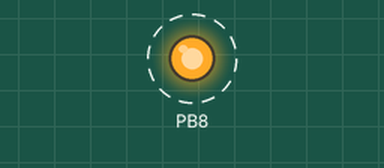
Bench run of a sketch on a simulated STM32 Blue Pill. Parts: output pins drawn as LEDs (lit = HIGH). Dashed ring = blinking. No radio packets arrive unless stated.

Above: at 0.5 s.
Timing chart, 0 to 4.6 s (numbered marks = the images above):
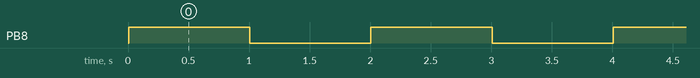

The sketch:

simple_TX.ino
```cpp
/*
* Arduino Wireless Communication Tutorial
*     Example 1 - Transmitter Code
*
* by Dejan Nedelkovski, www.HowToMechatronics.com
*
* Library: TMRh20/RF24, https://github.com/tmrh20/RF24/
*/
#include <SPI.h>
#include <nRF24L01.h>
#include <RF24.h>
RF24 radio(PA0, PA1); // CE, CSN
const byte address[6] = "00001";
void setup() {
  radio.begin();
  radio.openWritingPipe(address);
  radio.setPALevel(RF24_PA_MIN);
  radio.stopListening();
  pinMode(PB8,OUTPUT);
}
void loop() {
  digitalWrite(PB8,HIGH);
  const char text[] = "Hello World";
  radio.write(&text, sizeof(text));
  delay(1000);
    digitalWrite(PB8,LOW);
  delay(1000);
}
```

Measured:
- by itself, PB8: alternates HIGH for 1.0 s and LOW for 1.0 s
